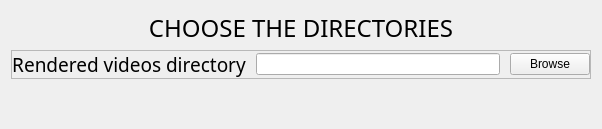
<?xml version="1.0" encoding="UTF-8"?>
<ui version="4.0">
 <class>Preferences</class>
 <widget class="QWidget" name="Preferences">
  <property name="geometry">
   <rect>
    <x>0</x>
    <y>0</y>
    <width>602</width>
    <height>129</height>
   </rect>
  </property>
  <property name="minimumSize">
   <size>
    <width>600</width>
    <height>0</height>
   </size>
  </property>
  <property name="windowTitle">
   <string>Form</string>
  </property>
  <layout class="QVBoxLayout" name="verticalLayout" stretch="0,2">
   <property name="spacing">
    <number>5</number>
   </property>
   <item>
    <layout class="QHBoxLayout" name="horizontalLayout_3">
     <property name="spacing">
      <number>0</number>
     </property>
     <item>
      <widget class="QLabel" name="label_3">
       <property name="font">
        <font>
         <family>Montserrat</family>
         <pointsize>18</pointsize>
        </font>
       </property>
       <property name="text">
        <string>CHOOSE THE DIRECTORIES</string>
       </property>
       <property name="alignment">
        <set>Qt::AlignCenter</set>
       </property>
      </widget>
     </item>
    </layout>
   </item>
   <item alignment="Qt::AlignTop">
    <widget class="QFrame" name="frame">
     <property name="frameShape">
      <enum>QFrame::StyledPanel</enum>
     </property>
     <property name="frameShadow">
      <enum>QFrame::Raised</enum>
     </property>
     <layout class="QVBoxLayout" name="verticalLayout_2">
      <property name="spacing">
       <number>0</number>
      </property>
      <property name="leftMargin">
       <number>0</number>
      </property>
      <property name="topMargin">
       <number>0</number>
      </property>
      <property name="rightMargin">
       <number>0</number>
      </property>
      <property name="bottomMargin">
       <number>0</number>
      </property>
      <item>
       <layout class="QGridLayout" name="gridLayout">
        <property name="horizontalSpacing">
         <number>10</number>
        </property>
        <property name="verticalSpacing">
         <number>20</number>
        </property>
        <item row="0" column="0">
         <widget class="QLabel" name="label_2">
          <property name="font">
           <font>
            <family>Montserrat</family>
            <pointsize>14</pointsize>
           </font>
          </property>
          <property name="text">
           <string>Rendered videos directory</string>
          </property>
          <property name="alignment">
           <set>Qt::AlignCenter</set>
          </property>
         </widget>
        </item>
        <item row="0" column="1">
         <widget class="QLineEdit" name="rendered_dir">
          <property name="readOnly">
           <bool>true</bool>
          </property>
         </widget>
        </item>
        <item row="0" column="2">
         <widget class="QPushButton" name="change_rendered_dir">
          <property name="text">
           <string>Browse</string>
          </property>
         </widget>
        </item>
       </layout>
      </item>
     </layout>
    </widget>
   </item>
  </layout>
 </widget>
 <resources/>
 <connections/>
</ui>
